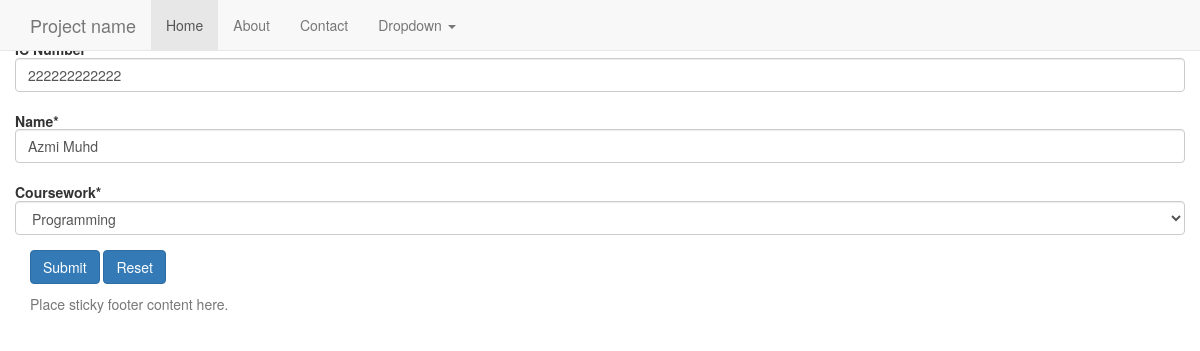
Page /2/edit (signed in) on the committed database.
### student/models.py (models this page shows, shortened)
class Student(models.Model):
	PROGRAMMING = 'PR'
	NETWORKING = 'NT'
	PCTECH = 'PC'
	COURSE_CHOICES = (
		(PROGRAMMING, 'Programming'),
		(NETWORKING, 'Networking'),
		(PCTECH, 'PC Technichian'),
	)
	icnum = models.CharField('IC Number',max_length=12,unique=True,blank=False,null=False)
	name = models.CharField('Name',max_length=300,blank=False,null=False)
	course = models.CharField('Coursework',max_length=2,choices=COURSE_CHOICES,default=PCTECH)
	createdby = models.ForeignKey('auth.User',on_delete=models.CASCADE)
	created_date = models.DateTimeField('Created Date',auto_now_add=True)

### student/views.py (the view)
# urls.py: url(r'^(?P<pk>\d+)/edit$', views.student_edit, name='student_edit'),
@login_required(login_url='/accounts/login/')
def student_edit(request,pk):
    student = get_object_or_404(Student, pk=pk)
    if request.method == "POST":
        form = StudentForm(request.POST,instance=student)
        if form.is_valid():
            student = form.save(commit=False)
            student.createdby = request.user
            student.save()
            messages.success(request, "Student record with ID: " + str(student.pk) + " has been updated! ")
            return redirect(reverse_lazy('student_detail',kwargs={'pk': student.pk }))
    else:
        form = StudentForm(instance=student)
    return render(request, 'student/student_edit.html', {'form': form})

### student/forms.py (shortened to what this page needs)
class StudentForm(forms.ModelForm):
    def __init__(self, *args, **kwargs):
        super(StudentForm, self).__init__(*args, **kwargs)
        self.helper = FormHelper(self)
        self.helper.form_class = 'form-horizontal'
        self.helper.layout.append(Submit('submit_change', 'Submit', css_class="btn-primary"))
        self.helper.layout.append(HTML('<a class="btn btn-primary" href={% url "student_home" %}>Reset</a>'))
    class Meta:
        model = Student
        fields = ('icnum', 'name', 'course',)

### templates/student/student_edit.html
{% extends 'base.html' %}
{% load crispy_forms_tags %}
{% block content %}
    <h5>Edit Student<h5>
    {% crispy form %}
{% endblock %}

### rows in the picture
Student: icnum "222222222222", name "Azmi Muhd", course "Programming"
